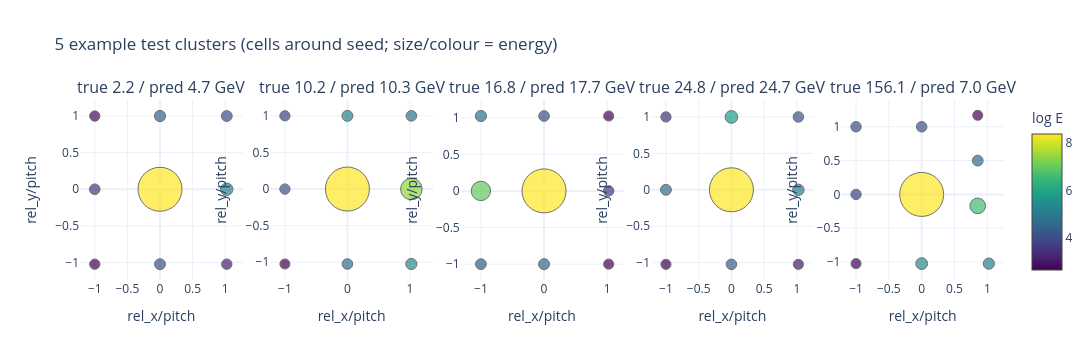

The notebook cell this image was saved under:
### Code cell
gidx = rte[picks]
titles = [f"true {Etrue[p]:.1f} / pred {Epred[p]:.1f} GeV" for p in picks]
fig = make_subplots(rows=1, cols=5, subplot_titles=titles, horizontal_spacing=0.03)
for col, gi in enumerate(gidx, start=1):
    e, fr, bk, rx, ry, rdr, pitch, mod, cx, cy = D["raw"][int(gi)]
    ps = pitch[int(np.argmax(e))]
    fig.add_trace(go.Scatter(x=rx / ps, y=ry / ps, mode="markers",
        marker=dict(size=10 + 34 * e / e.max(), color=np.log1p(e), colorscale="Viridis",
                    showscale=(col == 5), colorbar=dict(title="log E") if col == 5 else None,
                    line=dict(width=1, color="#333")),
        hovertext=[f"E={ee:.0f} MeV" for ee in e], hoverinfo="text", showlegend=False), row=1, col=col)
fig.update_xaxes(title_text="rel_x/pitch"); fig.update_yaxes(title_text="rel_y/pitch")
fig.update_layout(title="5 example test clusters (cells around seed; size/colour = energy)",
                  template="plotly_white", height=360, width=1500)
fig

### Figure 1 — Plotly figure (JSON) as saved in the notebook; plotly's stock layout.template omitted (floating-point values rounded to 4 significant figures)
{"data": [{"hoverinfo": "text", "hovertext": ["E=55 MeV", "E=28 MeV", "E=3004 MeV", "E=110 MeV", "E=24 MeV", "E=81 MeV", "E=37 MeV", "E=210 MeV", "E=75 MeV"], "marker": {"color": [4.019, 3.37, 8.008, 4.709, 3.217, 4.413, 3.632, 5.353, 4.328], "colorscale": [[0, "#440154"], [0.1111, "#482878"], [0.2222, "#3e4989"], [0.3333, "#31688e"], [0.4444, "#26828e"], [0.5556, "#1f9e89"], [0.6667, "#35b779"], [0.7778, "#6ece58"], [0.8889, "#b5de2b"], [1, "#fde725"]], "line": {"color": "#333", "width": 1}, "showscale": false, "size": [10.62, 10.32, 44.0, 11.24, 10.27, 10.92, 10.42, 12.38, 10.85]}, "mode": "markers", "showlegend": false, "type": "scatter", "x": [-1.0, -1.0, 0.0, 0.0, -1.0, 0.0, 1.023, 1.023, 1.023], "xaxis": "x", "y": [0.0, 1.0, 0.0, 1.0, -1.023, -1.023, -1.023, 0.0, 1.0], "yaxis": "y"}, {"hoverinfo": "text", "hovertext": ["E=56 MeV", "E=35 MeV", "E=6369 MeV", "E=174 MeV", "E=9 MeV", "E=108 MeV", "E=227 MeV", "E=2163 MeV", "E=113 MeV"], "marker": {"color": [4.05, 3.579, 8.759, 5.167, 2.267, 4.689, 5.428, 7.68, 4.736], "colorscale": [[0, "#440154"], [0.1111, "#482878"], [0.2222, "#3e4989"], [0.3333, "#31688e"], [0.4444, "#26828e"], [0.5556, "#1f9e89"], [0.6667, "#35b779"], [0.7778, "#6ece58"], [0.8889, "#b5de2b"], [1, "#fde725"]], "line": {"color": "#333", "width": 1}, "showscale": false, "size": [10.3, 10.19, 44.0, 10.93, 10.05, 10.57, 11.21, 21.55, 10.6]}, "mode": "markers", "showlegend": false, "type": "scatter", "x": [-1.0, -1.0, 0.0, 0.0, -1.0, 0.0, 1.023, 1.023, 1.023], "xaxis": "x2", "y": [0.0, 1.0, 0.0, 1.0, -1.023, -1.023, -1.023, 0.0, 1.0], "yaxis": "y2"}, {"hoverinfo": "text", "hovertext": ["E=258 MeV", "E=3077 MeV", "E=325 MeV", "E=11184 MeV", "E=53 MeV", "E=133 MeV", "E=392 MeV", "E=203 MeV", "E=55 MeV"], "marker": {"color": [5.555, 8.032, 5.787, 9.322, 3.994, 4.898, 5.974, 5.316, 4.02], "colorscale": [[0, "#440154"], [0.1111, "#482878"], [0.2222, "#3e4989"], [0.3333, "#31688e"], [0.4444, "#26828e"], [0.5556, "#1f9e89"], [0.6667, "#35b779"], [0.7778, "#6ece58"], [0.8889, "#b5de2b"], [1, "#fde725"]], "line": {"color": "#333", "width": 1}, "showscale": false, "size": [10.78, 19.35, 10.99, 44.0, 10.16, 10.4, 11.19, 10.62, 10.17]}, "mode": "markers", "showlegend": false, "type": "scatter", "x": [-1.0, -1.0, 0.0, 0.0, 1.023, 1.023, -1.0, 0.0, 1.023], "xaxis": "x3", "y": [-1.0, 0.0, -1.0, 0.0, -1.0, 0.0, 1.023, 1.023, 1.023], "yaxis": "y3"}, {"hoverinfo": "text", "hovertext": ["E=506 MeV", "E=158 MeV", "E=19778 MeV", "E=1561 MeV", "E=68 MeV", "E=358 MeV", "E=103 MeV", "E=813 MeV", "E=299 MeV"], "marker": {"color": [6.229, 5.07, 9.892, 7.354, 4.239, 5.882, 4.646, 6.701, 5.704], "colorscale": [[0, "#440154"], [0.1111, "#482878"], [0.2222, "#3e4989"], [0.3333, "#31688e"], [0.4444, "#26828e"], [0.5556, "#1f9e89"], [0.6667, "#35b779"], [0.7778, "#6ece58"], [0.8889, "#b5de2b"], [1, "#fde725"]], "line": {"color": "#333", "width": 1}, "showscale": false, "size": [10.87, 10.27, 44.0, 12.68, 10.12, 10.61, 10.18, 11.4, 10.51]}, "mode": "markers", "showlegend": false, "type": "scatter", "x": [-1.0, -1.0, 0.0, 0.0, -1.0, 0.0, 1.023, 1.023, 1.023], "xaxis": "x4", "y": [0.0, 1.0, 0.0, 1.0, -1.023, -1.023, -1.023, 0.0, 1.0], "yaxis": "y4"}, {"hoverinfo": "text", "hovertext": ["E=734 MeV", "E=100 MeV", "E=13 MeV", "E=13 MeV", "E=233 MeV", "E=161 MeV", "E=41 MeV", "E=56 MeV", "E=4410 MeV", "E=64 MeV"], "marker": {"color": [6.6, 4.617, 2.628, 2.629, 5.456, 5.087, 3.745, 4.042, 8.392, 4.173], "colorbar": {"title": {"text": "log E"}}, "colorscale": [[0, "#440154"], [0.1111, "#482878"], [0.2222, "#3e4989"], [0.3333, "#31688e"], [0.4444, "#26828e"], [0.5556, "#1f9e89"], [0.6667, "#35b779"], [0.7778, "#6ece58"], [0.8889, "#b5de2b"], [1, "#fde725"]], "line": {"color": "#333", "width": 1}, "showscale": true, "size": [15.66, 10.77, 10.1, 10.1, 11.8, 11.24, 10.32, 10.43, 44.0, 10.49]}, "mode": "markers", "showlegend": false, "type": "scatter", "x": [0.8538, 0.8538, 0.8538, -1.0, 0.0, 1.023, -1.0, -1.0, 0.0, 0.0], "xaxis": "x5", "y": [-0.1694, 0.5, 1.169, -1.023, -1.023, -1.023, 0.0, 1.0, 0.0, 1.0], "yaxis": "y5"}], "layout": {"annotations": [{"font": {"size": 16}, "showarrow": false, "text": "true 2.2 / pred 4.7 GeV", "x": 0.088, "xanchor": "center", "xref": "paper", "y": 1, "yanchor": "bottom", "yref": "paper"}, {"font": {"size": 16}, "showarrow": false, "text": "true 10.2 / pred 10.3 GeV", "x": 0.294, "xanchor": "center", "xref": "paper", "y": 1, "yanchor": "bottom", "yref": "paper"}, {"font": {"size": 16}, "showarrow": false, "text": "true 16.8 / pred 17.7 GeV", "x": 0.5, "xanchor": "center", "xref": "paper", "y": 1, "yanchor": "bottom", "yref": "paper"}, {"font": {"size": 16}, "showarrow": false, "text": "true 24.8 / pred 24.7 GeV", "x": 0.706, "xanchor": "center", "xref": "paper", "y": 1, "yanchor": "bottom", "yref": "paper"}, {"font": {"size": 16}, "showarrow": false, "text": "true 156.1 / pred 7.0 GeV", "x": 0.912, "xanchor": "center", "xref": "paper", "y": 1, "yanchor": "bottom", "yref": "paper"}], "height": 360, "title": {"text": "5 example test clusters (cells around seed; size/colour = energy)"}, "width": 1500, "xaxis": {"anchor": "y", "domain": [0, 0.176], "title": {"text": "rel_x/pitch"}}, "xaxis2": {"anchor": "y2", "domain": [0.206, 0.382], "title": {"text": "rel_x/pitch"}}, "xaxis3": {"anchor": "y3", "domain": [0.412, 0.588], "title": {"text": "rel_x/pitch"}}, "xaxis4": {"anchor": "y4", "domain": [0.618, 0.794], "title": {"text": "rel_x/pitch"}}, "xaxis5": {"anchor": "y5", "domain": [0.824, 1], "title": {"text": "rel_x/pitch"}}, "yaxis": {"anchor": "x", "domain": [0, 1], "title": {"text": "rel_y/pitch"}}, "yaxis2": {"anchor": "x2", "domain": [0, 1], "title": {"text": "rel_y/pitch"}}, "yaxis3": {"anchor": "x3", "domain": [0, 1], "title": {"text": "rel_y/pitch"}}, "yaxis4": {"anchor": "x4", "domain": [0, 1], "title": {"text": "rel_y/pitch"}}, "yaxis5": {"anchor": "x5", "domain": [0, 1], "title": {"text": "rel_y/pitch"}}}}
